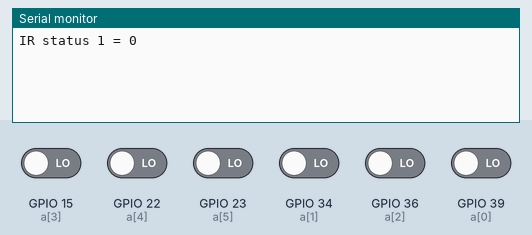
Recording of a sketch running on a simulated ESP32. On the bench: the last lines printed to the serial monitor. The inputs (shaded band) are chosen by the test bench; at power-on: GPIO 15 (a[3]), GPIO 22 (a[4]), GPIO 23 (a[5]), GPIO 34 (a[1]), GPIO 36 (a[2]), GPIO 39 (a[0]) LOW.

Above: at 1.2 s.
1.3 s: GPIO 15 (a[3]) driven HIGH
At 6.5 s:
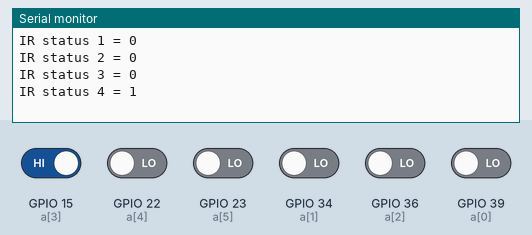
10.3 s: GPIO 22 (a[4]) driven HIGH
19.3 s: GPIO 23 (a[5]) driven HIGH
At 23.5 s:
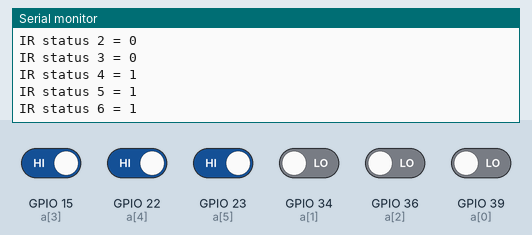
28.3 s: GPIO 34 (a[1]) driven HIGH
37.3 s: GPIO 36 (a[2]) driven HIGH
At 40.8 s:
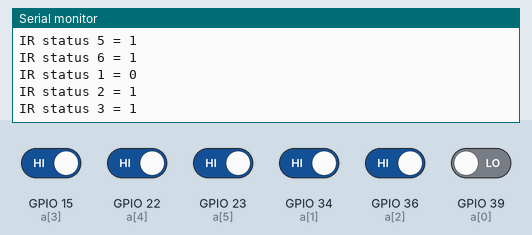
46.3 s: GPIO 39 (a[0]) driven HIGH
At 49.3 s:
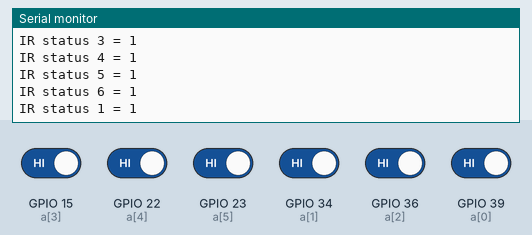
Timing chart, 0 to 50.8 s (numbered marks = the images above; inputs shaded):
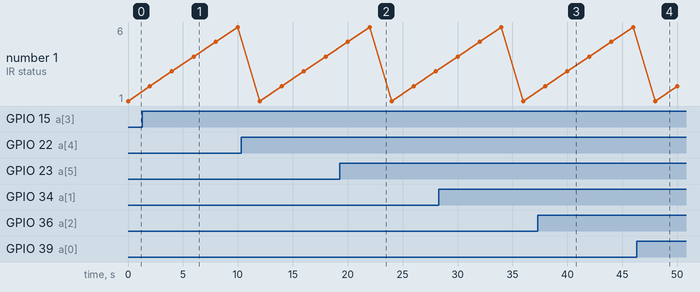

The sketch:

project_IR_sensor_Test.ino
```cpp
int a[6] = {39,34,36,15,22,23};
int state = 0;
void setup() {
  // put your setup code here, to run once:
Serial.begin(115200);
for(int i=0; i<6;i++)
{
  pinMode(a[i],INPUT);
}
}

void loop() {
  // put your main code here, to run repeatedly:
    for(int i=0; i<6;i++)
    {
      state = digitalRead(a[i]);
      Serial.print("IR status ");
      Serial.print(i+1);
      Serial.print(" = ");
      Serial.print(state);
      Serial.print(" \n");
      delay(2000);
    }
}
```

Measured:
- after the input at 1.3 s, the serial monitor: prints a new line after 4.7 s (image 1)
- after the input at 19.3 s, the serial monitor: prints a new line after 2.7 s (image 2)
- after the input at 37.3 s, the serial monitor: prints a new line after 2.7 s (image 3)
- after the input at 46.3 s, the serial monitor: prints a new line after 1.7 s (image 4)
